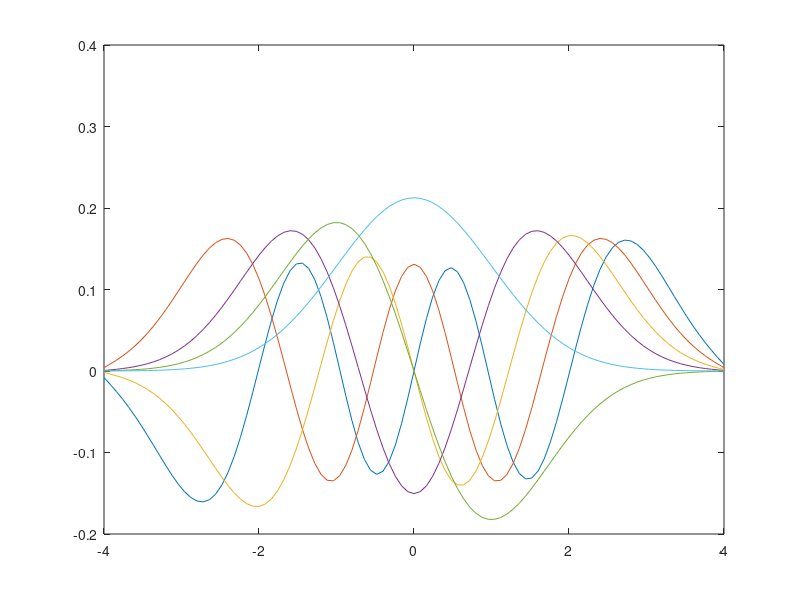

This chart was generated by the following MATLAB code:
clear

n = 101;
x = linspace(-4,4,n);
delx2 = (x(2)-x(1))^2;
a = zeros(n,n);

%First row
a(1,1) = -2/delx2 - x(1)^2;
a(1,2) = 1/delx2;
for jj = 2:n-1
   a(jj, jj-1) = 1/delx2;
   a(jj, jj+1) = 1/delx2;
   a(jj, jj)   = -2/delx2-x(jj)^2;
end
%Last row
a(n,n-1) = 1/delx2;
a(n,n) = -2/delx2-x(n)^2;

[eVecs, eVals] = eig(a);

eVals = diag(eVals);

figure; plot(x, -eVecs(:,end-5:end));